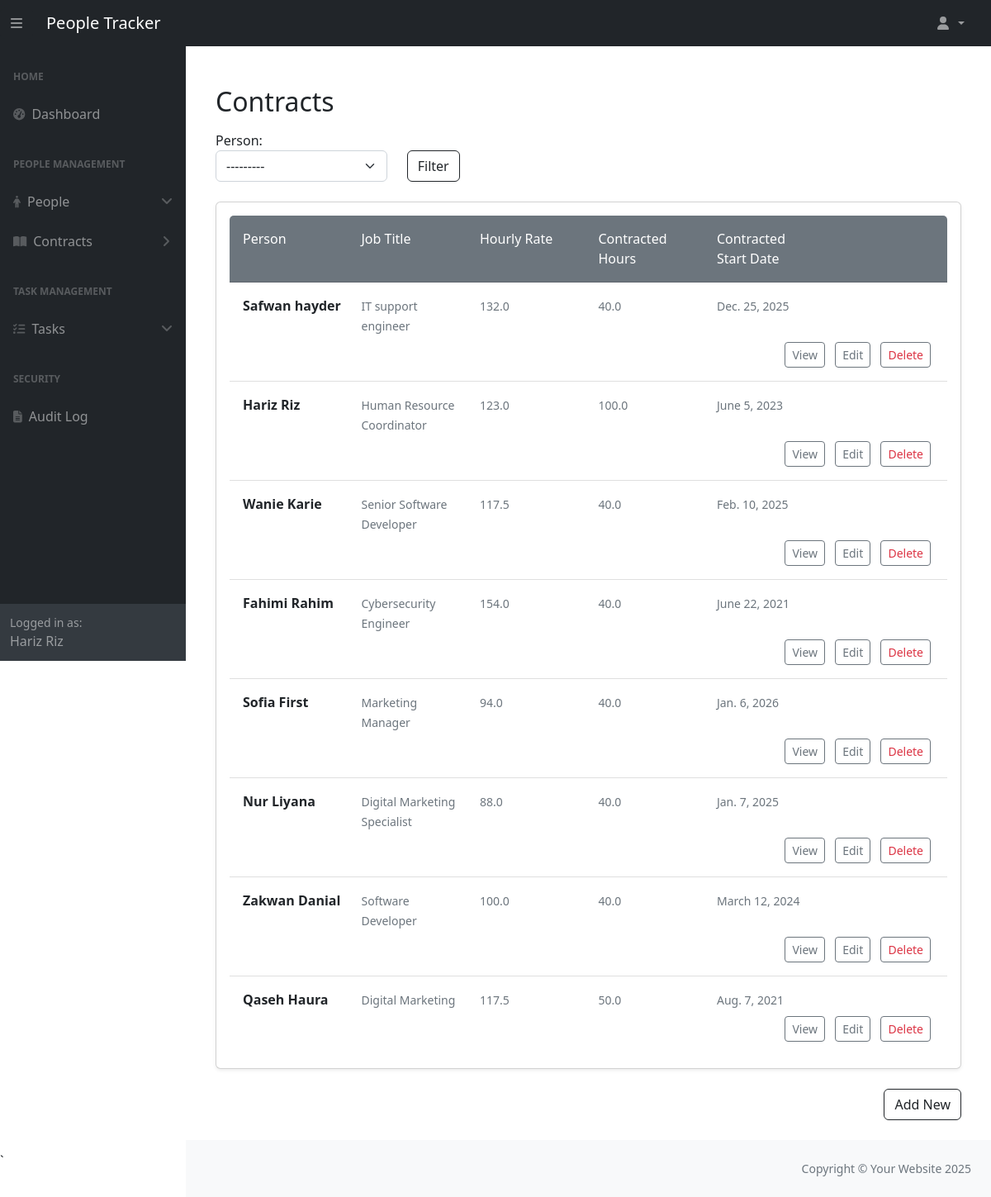
The page /people_management/contracts/ (signed in) on the database as committed earlier.
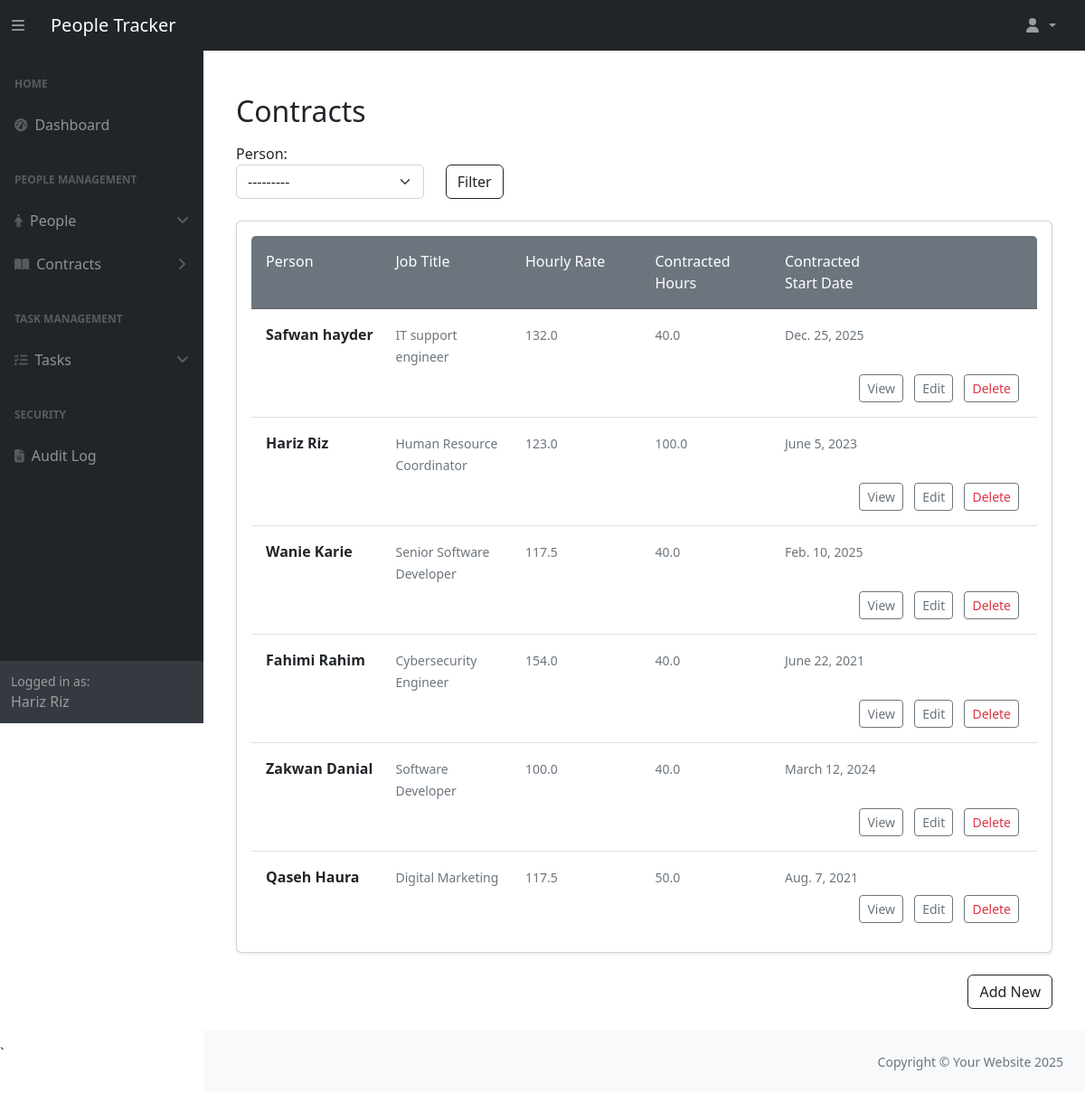
The same page on the database as committed later.
### people_management/models.py (models this page shows, shortened)
class Contract(models.Model):
    person = models.ForeignKey(
        Person,
        on_delete=models.CASCADE,
        related_name="contracts",
        help_text="The person this contract belongs to.",
    )
    job_title = models.CharField(
        max_length=255, help_text="Job title associated with this contract."
    )
    contract_start = models.DateField(help_text="Contract start date.")
    contract_end = models.DateField(
        null=True, blank=True, help_text="Contract end date (if applicable)."
    )
    hourly_rate = models.FloatField(
        default=12.45,  validators=[MinValueValidator(12.45)],
        help_text="Hourly pay rate for this contract."
    )
    contracted_hours = models.FloatField(
        default=40,validators=[MinValueValidator(0), MaxValueValidator(168)],
        help_text="Number of contracted hours per week."
    )
    history = HistoricalRecords(table_name="contract_history")

class Person(models.Model):
    ROLE_CHOICES = [
        ('Employee', 'Employee'),
        ('Manager', 'Manager'),
        ('HR Admin', 'HR Admin'),
        ('System Admin', 'System Admin'),
    ]
    first_name = models.CharField(max_length=50, help_text="The employee's first name.")
    last_name = models.CharField(max_length=50, help_text="The employee's last name.")
    email = models.EmailField(max_length=255, unique=True, help_text="The employee's email address.")
    phone_number = models.CharField(max_length=15, blank=True, help_text="Contact number of the employee.")
    date_of_birth = models.DateField(help_text="Employee's date of birth.")
    active = models.BooleanField(default=False, help_text="Indicates if the person is currently employed.")
    manager = models.ForeignKey(
        'self', on_delete=models.SET_NULL, null=True, blank=True, related_name="team_members",
        help_text="Manager supervising this employee."
    )
    role = models.CharField(
        max_length=20, choices=ROLE_CHOICES, default='Employee', help_text="The role of the person in the company."
    )
    user = models.OneToOneField(
        "auth.User", on_delete=models.SET_NULL, related_name="person", null=True, blank=True,
        help_text="The associated Django user account."
    )
    history = HistoricalRecords()
    def __str__(self):
        return f"{self.first_name} {self.last_name}"

### people_management/views.py (the view)
# urls.py: path('contracts/', views.FilteredContractListView.as_view(), name='contracts'),
class FilteredContractListView(LoginRequiredMixin, PermissionRequiredMixin, FilterView):
    model = Contract
    filterset_class = ContractFilter
    permission_required = "people_management.view_contract"
    raise_exception = True
    template_name = "people_management/contract_list.html"
    context_object_name = "contracts"
    def dispatch(self, request, *args, **kwargs):
        person = get_person(request.user)
        if request.user.is_staff or request.user.is_superuser:
            return super().dispatch(request, *args, **kwargs)
        if not person:
            raise PermissionDenied("No profile.")
        if person.role in ["HR Admin", "Manager"]:
            return super().dispatch(request, *args, **kwargs)
        raise PermissionDenied("You are not allowed to view contracts.")
    def get_queryset(self):
        qs = super().get_queryset()
        person = get_person(self.request.user)
        if self.request.user.is_staff or self.request.user.is_superuser:
            return qs
        if person and person.role == "HR Admin":
            return qs
        if person and person.role == "Manager":
            return qs.filter(person__manager=person)
        return qs.none()

### people_management/context_processors.py (called while the page is built)
def inject_person(request):
    user = request.user
    current_person = getattr(user, "person", None) if user.is_authenticated else None
    return {"current_person": current_person}

### people_management/utils.py (called while the page is built)
def get_person(user):
    try:
        return user.person
    except Person.DoesNotExist:
        return None

### people_management/templates/people_management/contract_list.html
{% extends 'dashboard/base.html' %}
{% block content %}
<div class="container mt-5">
    <h2 class="mb-3">Contracts</h2>
    <form method="get" class="mb-4">
        <div class="row">
            <div class="col-md-3">
                {{ filter.form.person.label_tag }}
                {{ filter.form.person }}
            </div>
            <div class="col-md-2 d-flex align-items-end">
                <button type="submit" class="btn btn-outline-dark">Filter</button>
            </div>
        </div>
    </form>
    <div class="card shadow-sm p-3 rounded">
        <ul class="list-group list-group-flush">
            <li class="list-group-item bg-secondary text-white py-3">
                <div class="row">
                    <div class="col-md-2">Person</div>
                    <div class="col-md-2">Job Title</div>
                    <div class="col-md-2">Hourly Rate</div>
                    <div class="col-md-2">Contracted Hours</div>
                    <div class="col-md-2">Contracted Start Date</div>
                </div>
            </li>
            {% for contract in contracts %}
                <li class="list-group-item py-3">
                    <div class="row">
                        <div class="col-md-2">
                            <strong class="fs-6">{{ contract.person }}</strong>
                        </div>
                        <div class="col-md-2">
                            <span class="text-muted small">{{ contract.job_title }}</span>
                        </div>
                        <div class="col-md-2">
                            <span class="text-muted small">{{ contract.hourly_rate }}</span>
                        </div>
                        <div class="col-md-2">
                            <span class="text-muted small">{{ contract.contracted_hours }}</span>
                        </div>
                        <div class="col-md-2">
                            <span class="text-muted small">{{ contract.contract_start }}</span>
                        </div>
                    </div>
                    <div class="row mt-2">
                        <div class="col text-end">
                            {% if request.user.is_staff or request.user.is_superuser or person and person.role == "HR Admin" or person and person.role == "Manager" %}
                                <a href="{% url 'people_management:contract_detail' pk=contract.id %}"
                                   class="btn btn-sm btn-outline-secondary mx-1">
                                    View
                                </a>
                            {% endif %}
                           {% if request.user.is_staff or request.user.is_superuser or person and person.role == "HR Admin" or person and person.role == "Manager" %}
                                <a href="{% url 'people_management:update_contract' pk=contract.id %}"
                                   class="btn btn-sm btn-outline-secondary mx-1">
                                    Edit
                                </a>
                                <a href="{% url 'people_management:delete_contract' pk=contract.id %}"
                                   class="btn btn-sm btn-outline-secondary mx-1 text-danger">
                                    Delete
                                </a>
                            {% endif %}
                        </div>
                    </div>
                </li>
            {% empty %}
                <li class="list-group-item text-muted text-center py-3">No contracts available.</li>
            {% endfor %}
        </ul>
    </div>
    {% if request.user.is_staff or request.user.is_superuser or person and person.role == "HR Admin" or person and person.role == "Manager" %}
                <div class="mt-4 mb-4 d-flex justify-content-end">
            <a href="{% url 'people_management:create_contract' %}" class="btn btn-outline-dark">
            Add New
            </a>
        </div>
    {% endif %}
</div>
{% endblock %}

Rows that differ between the two databases and show on the page:
removed Contract: person "Sofia First", job_title "Marketing Manager", hourly_rate "94.0", contracted_hours "40.0", contract_start "Jan. 6, 2026"
removed Contract: person "Nur Liyana", job_title "Digital Marketing Specialist", hourly_rate "88.0", contracted_hours "40.0", contract_start "Jan. 7, 2025"
